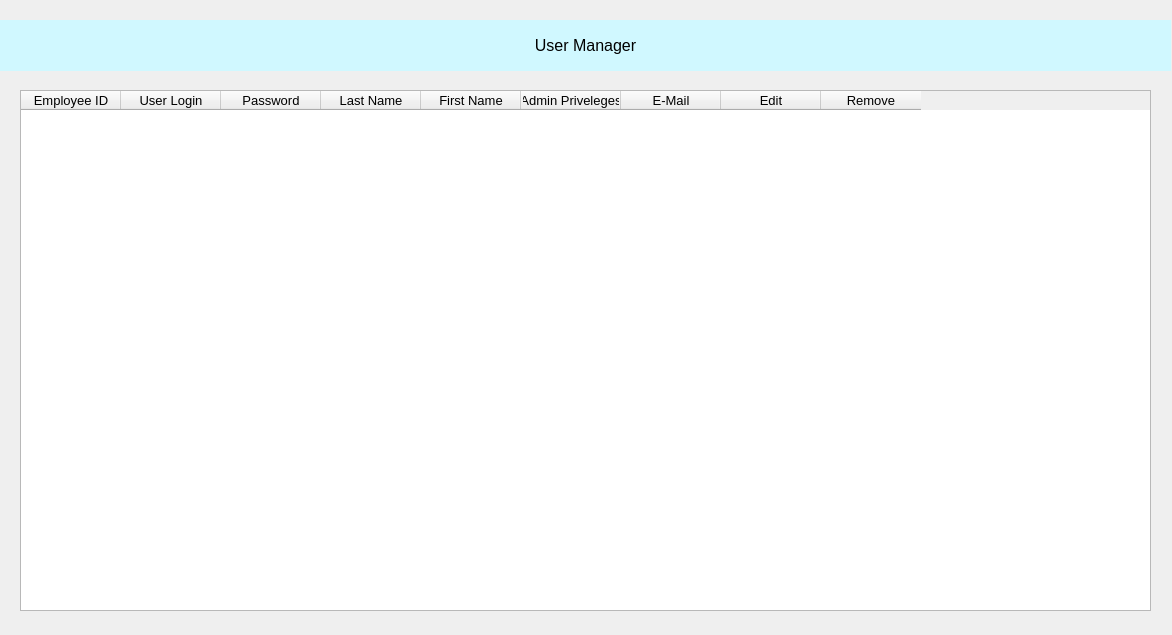
<?xml version="1.0" encoding="UTF-8"?>
<ui version="4.0">
 <class>Form</class>
 <widget class="QWidget" name="Form">
  <property name="geometry">
   <rect>
    <x>0</x>
    <y>0</y>
    <width>1172</width>
    <height>635</height>
   </rect>
  </property>
  <property name="windowTitle">
   <string>Form</string>
  </property>
  <widget class="QTableWidget" name="tableWidget">
   <property name="geometry">
    <rect>
     <x>20</x>
     <y>90</y>
     <width>1131</width>
     <height>521</height>
    </rect>
   </property>
   <property name="font">
    <font>
     <pointsize>10</pointsize>
    </font>
   </property>
   <property name="editTriggers">
    <set>QAbstractItemView::NoEditTriggers</set>
   </property>
   <column>
    <property name="text">
     <string>Employee ID</string>
    </property>
    <property name="font">
     <font>
      <pointsize>10</pointsize>
     </font>
    </property>
   </column>
   <column>
    <property name="text">
     <string>User Login</string>
    </property>
    <property name="font">
     <font>
      <pointsize>10</pointsize>
     </font>
    </property>
   </column>
   <column>
    <property name="text">
     <string>Password</string>
    </property>
    <property name="font">
     <font>
      <pointsize>10</pointsize>
     </font>
    </property>
   </column>
   <column>
    <property name="text">
     <string>Last Name</string>
    </property>
    <property name="font">
     <font>
      <pointsize>10</pointsize>
     </font>
    </property>
   </column>
   <column>
    <property name="text">
     <string>First Name</string>
    </property>
    <property name="font">
     <font>
      <pointsize>10</pointsize>
     </font>
    </property>
   </column>
   <column>
    <property name="text">
     <string>Admin Priveleges</string>
    </property>
    <property name="font">
     <font>
      <pointsize>10</pointsize>
     </font>
    </property>
   </column>
   <column>
    <property name="text">
     <string>E-Mail</string>
    </property>
   </column>
   <column>
    <property name="text">
     <string>Edit</string>
    </property>
    <property name="font">
     <font>
      <pointsize>10</pointsize>
     </font>
    </property>
   </column>
   <column>
    <property name="text">
     <string>Remove</string>
    </property>
    <property name="font">
     <font>
      <pointsize>10</pointsize>
     </font>
    </property>
   </column>
  </widget>
  <widget class="QLabel" name="LAB_Title">
   <property name="geometry">
    <rect>
     <x>0</x>
     <y>20</y>
     <width>1171</width>
     <height>51</height>
    </rect>
   </property>
   <property name="font">
    <font>
     <pointsize>12</pointsize>
     <underline>false</underline>
    </font>
   </property>
   <property name="styleSheet">
    <string notr="true">BACKGROUND-COLOR: rgb(208, 248, 255);
</string>
   </property>
   <property name="text">
    <string>&lt;html&gt;&lt;head/&gt;&lt;body&gt;&lt;p&gt;User Manager&lt;/p&gt;&lt;/body&gt;&lt;/html&gt;</string>
   </property>
   <property name="alignment">
    <set>Qt::AlignCenter</set>
   </property>
  </widget>
 </widget>
 <resources/>
 <connections/>
</ui>
